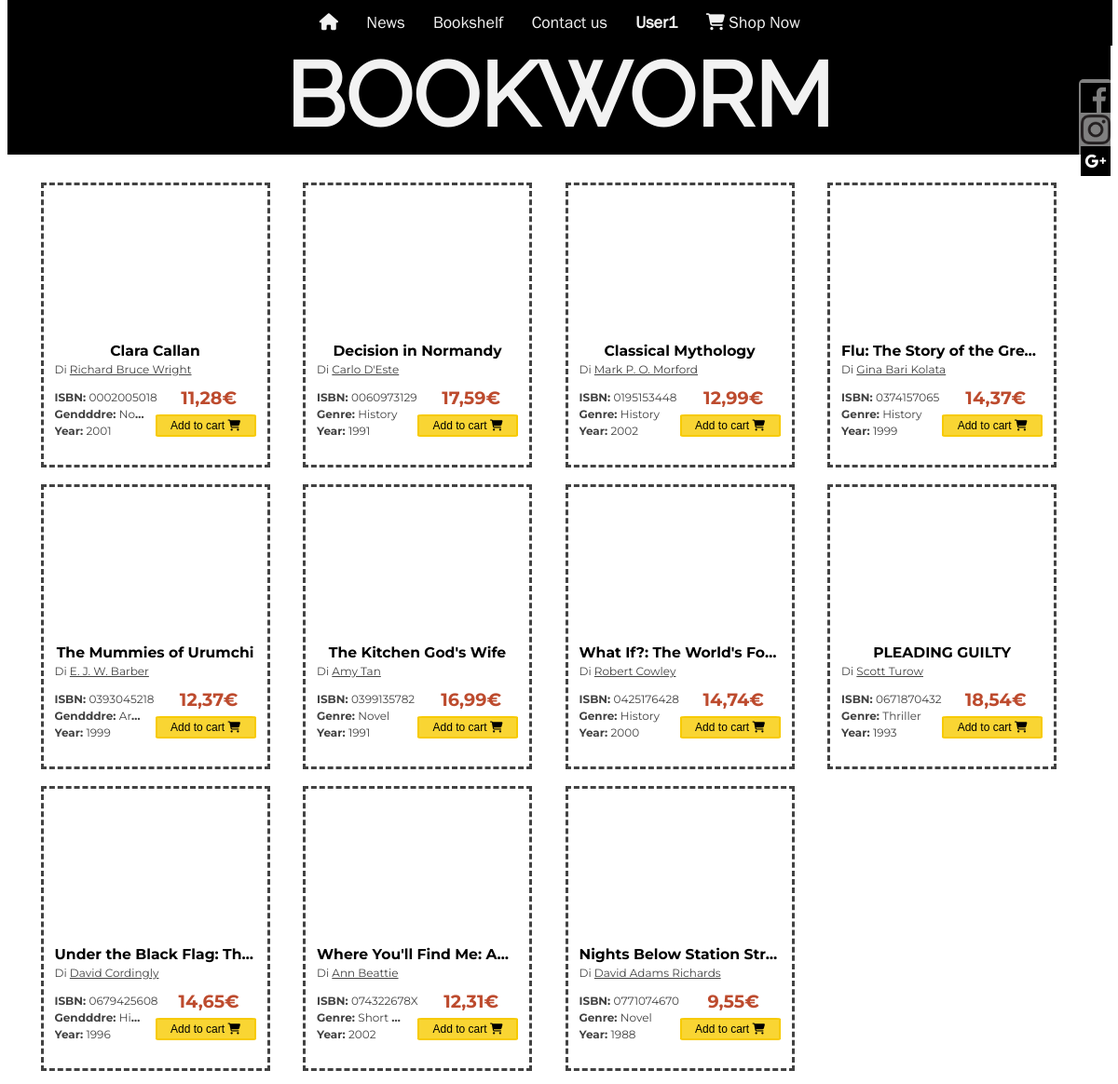
Page /bookshelf.php (signed in) on the committed database.
### tables this page shows
CREATE TABLE `books` (
  `ISBN` varchar(45) NOT NULL,
  `title` varchar(45) NOT NULL,
  `author` varchar(45) NOT NULL,
  `publication_year` varchar(45) NOT NULL,
  `publisher` varchar(45) NOT NULL,
  `image_url` varchar(300) NOT NULL,
  `genre` varchar(45) NOT NULL,
  `price` varchar(45) DEFAULT NULL,
  PRIMARY KEY (`ISBN`)
);

### bookshelf.php (the view, shortened to what this page needs)
<?php
require('inc/db.php');
?>
<!DOCTYPE html>
<html lang="it">
<head>
    <link href="CSS/bookshelf_style.css" rel="stylesheet" type="text/css">
</head>
<body>
<nav class="topnav">
    <table>
        <tr>
            <td><a href="index.php"><i class="fa-solid fa-house"></i></a></td>
            <td><a href="index.php#hr1">News</a></td>
            <td><a onclick="scrollup()">Bookshelf</a></td>
            <td><a href="index.php#contatti">Contact us</a></td>
            <?php
            if(!isset($_SESSION["username"])){
                echo '
                        <td> <a onclick="openmodal()">Login</a></td>
                        <td> <a onclick="openmodal1()">Registrati</a></td>';
            }else{
                echo '<td><a onclick="openmodal2()"><strong>'.' '. $_SESSION["username"] . '</strong></a></td>';
            }
            ?>
            <td><a href="carrello.php"><i class="fa-solid fa-cart-shopping"></i> Shop Now</a></td>
        </tr>
    </table>
</nav>
<div id="intestazione">
    <h1> BOOKWORM </h1>
</div>
<aside class="rightnav">
    <table>
        <tr>
            <td id="facebook"></td>
        </tr>
        <tr>
            <td id="instagram"></td>
        </tr>
        <tr>
            <td id="google"></td>
        </tr>
    </table>
</aside>
<?php
$query = "SELECT * FROM books";
$result=mysqli_query($con,$query);
$resultCount=mysqli_num_rows($result);
$rows = [];
while($row = mysqli_fetch_assoc($result)){
    $rows[] = $row;
}
for ($i = 0; $i < $resultCount; $i++) {
    if($i%4 == 0){
        echo '<div class="article_line">
        <div class="article_box">
        <div class="book_image" style="background-image: url('.$rows[$i]['image_url'].');"></div>
        <div class="book_title">'.$rows[$i]['title'].'</div>
        <div class="book_author">Di <p style="display:inline; text-decoration: underline;">'.$rows[$i]['author'].'</div>
        <div class="book_isbn"> ISBN: <p style="display:inline; font-weight: normal;">'.$rows[$i]['ISBN'].'</div>
        <div class="book_genre"> Gendddre: <p style="display:inline; font-weight: normal;">'.$rows[$i]['genre'].'</div>
        <div class="book_date"> Year: <p style="display:inline; font-weight: normal;">'.$rows[$i]['publication_year'].'</p></div>
        <div class="book_price">'.$rows[$i]['price'].'€</div>
        <button type="submit" class="book_button">Add to cart <i class="fa-solid fa-cart-shopping"></i></button>
        </div>';
    } else {
        echo '<div class="article_box">
        <div class="book_image" style="background-image: url('.$rows[$i]['image_url'].');"></div>
        <div class="book_title">'.$rows[$i]['title'].'</div>
        <div class="book_author">Di <p style="display:inline; text-decoration: underline;">'.$rows[$i]['author'].'</div>
        <div class="book_isbn"> ISBN: <p style="display:inline; font-weight: normal;">'.$rows[$i]['ISBN'].'</div>
        <div class="book_genre"> Genre: <p style="display:inline; font-weight: normal;">'.$rows[$i]['genre'].'</div>
        <div class="book_date"> Year: <p style="display:inline; font-weight: normal;">'.$rows[$i]['publication_year'].'</p></div>
        <div class="book_price">'.$rows[$i]['price'].'€</div>
        <button type="submit" class="book_button">Add to cart <i class="fa-solid fa-cart-shopping"></i></button>
        </div>';
        $temp = $i+1;
        if($temp%4 == 0){
            echo '</div>';
        }
    }
}
if($resultCount%4 != 0){
    echo '</div>';
}
?>
</body>

### CSS/bookshelf_style.css (style rules this page uses)
.topnav { position: fixed; top: 0; width: 98.8%; height: 4.09vw; z-index: 300; background-color: black; overflow: hidden; }
.topnav table { margin:auto; }
.topnav td a { position:relative; top: 0.95vw; color: #f2f2f2; text-align: center; font-family: 'Franklin Gothic Book', sans-serif; padding: 1.2vw 1.1vw; text-decoration: none; font-size: 1.5VW; height: 4vw; }
.rightnav { position: fixed; right: 0.5vw; top: 85px; background-color: rgba(255,255,255,0.5); border-radius: 5px; z-index: 300; width: 3vw; height: 9vw; }
.rightnav table { margin: auto; }
.rightnav table td { width: 2.5vw; height: 2.5vw; position: relative; top: 0.2vw; }
#instagram { width: 100%; background-image: url('../immagini/instagram_icon_black.png'); background-size: cover; background-repeat: no-repeat; background-position: center center; }
#facebook { width: 100%; background-image: url('../immagini/facebook_icon_black.png'); background-size: cover; background-repeat: no-repeat; background-position: center center; }
#google { background-image: url('../immagini/google_icon_black.png'); background-size: cover; background-repeat: no-repeat; background-position: center center; }
#intestazione { position: relative; top: -1.5vw; background-color: black; height: 10vw; }
#intestazione h1 { position: relative; font-size: 8vw; font-family: Raleway, sans-serif; text-align: center; color: #f2f2f2; font-style: normal; }
.article_line { position: relative; width: 100%; height: 27vw; }
.article_box { position: relative; top: 1vw; width: 20vw; height: 25vw; float: left; margin-left: 3%; font-family: Montserrat, sans-serif; text-align: center; border: 3px dashed #424242; }
.book_image { position: relative; top: 1vw; left: 20%; width: 60%; height: 12vw; background-repeat: no-repeat; background-size: cover; background-position: center center; }
.book_title { position: relative; top: 2vw; left: 5%; width: 90%; height: 1.8vw; font-size: 1.3vw; font-family: Montserrat, sans-serif; text-align: center; font-weight: bold; overflow: hidden; white-space: nowrap; text-overflow: ellipsis; }
.book_author { position: relative; top: 2vw; left: 5%; width: 90%; height: 1.5vw; font-size: 1vw; font-family: Montserrat, sans-serif; color: #424242; text-align: left; overflow: hidden; white-space: nowrap; text-overflow: ellipsis; }
.book_isbn { position: relative; top: 3vw; left: 5%; width: 90%; height: 1.5vw; font-size: 1vw; font-family: Montserrat, sans-serif; font-weight: bold; color: #424242; text-align: left; overflow: hidden; white-space: nowrap; text-overflow: ellipsis; }
.book_genre { position: relative; top: 3vw; left: 5%; width: 40%; height: 1.5vw; font-size: 1vw; font-family: Montserrat, sans-serif; font-weight: bold; color: #424242; text-align: left; overflow: hidden; white-space: nowrap; text-overflow: ellipsis; }
.book_date { position: relative; top: 3vw; left: 5%; width: 90%; height: 1.5vw; font-size: 1vw; font-family: Montserrat, sans-serif; font-weight: bold; color: #424242; text-align: left; overflow: hidden; white-space: nowrap; text-overflow: ellipsis; }
.book_button { position: absolute; top:20vw; right: 1vw; background-color: #f9d533; color: black; padding: 0.2vw 0.5vw; margin: 0.5vw 0; border: 2px solid #F7CA00; border-radius: 5%; cursor: pointer; width: 45%; height: 2vw; font-size: 1vw; }
.book_price { position: absolute; top: 18vw; right: 0.7vw; width: 45%; height: 2vw; font-size: 1.6vw; font-family: Montserrat, sans-serif; font-weight: bold; color: #BD4B2E; text-align: center; overflow: hidden; white-space: nowrap; text-overflow: ellipsis; }

### rows in the picture
books: title "Clara Callan", author "Richard Bruce Wright", ISBN "0002005018", genre "No…", publication_year "2001", price "11,28"
books: title "Decision in Normandy", author "Carlo D'Este", ISBN "0060973129", genre "History", publication_year "1991", price "17,59"
books: title "Classical Mythology", author "Mark P. O. Morford", ISBN "0195153448", genre "History", publication_year "2002", price "12,99"
books: title "Flu: The Story of the Gre…", author "Gina Bari Kolata", ISBN "0374157065", genre "History", publication_year "1999", price "14,37"
books: title "The Mummies of Urumchi", author "E. J. W. Barber", ISBN "0393045218", genre "Ar…", publication_year "1999", price "12,37"
books: title "The Kitchen God's Wife", author "Amy Tan", ISBN "0399135782", genre "Novel", publication_year "1991", price "16,99"
books: title "What If?: The World's Fo…", author "Robert Cowley", ISBN "0425176428", genre "History", publication_year "2000", price "14,74"
books: title "PLEADING GUILTY", author "Scott Turow", ISBN "0671870432", genre "Thriller", publication_year "1993", price "18,54"
books: title "Under the Black Flag: Th…", author "David Cordingly", ISBN "0679425608", genre "Hi…", publication_year "1996", price "14,65"
books: title "Where You'll Find Me: A…", author "Ann Beattie", ISBN "074322678X", genre "Short…", publication_year "2002", price "12,31"
books: title "Nights Below Station Str…", author "David Adams Richards", ISBN "0771074670", genre "Novel", publication_year "1988", price "9,55"

### other values in the picture
$_SESSION["username"] "User1"
